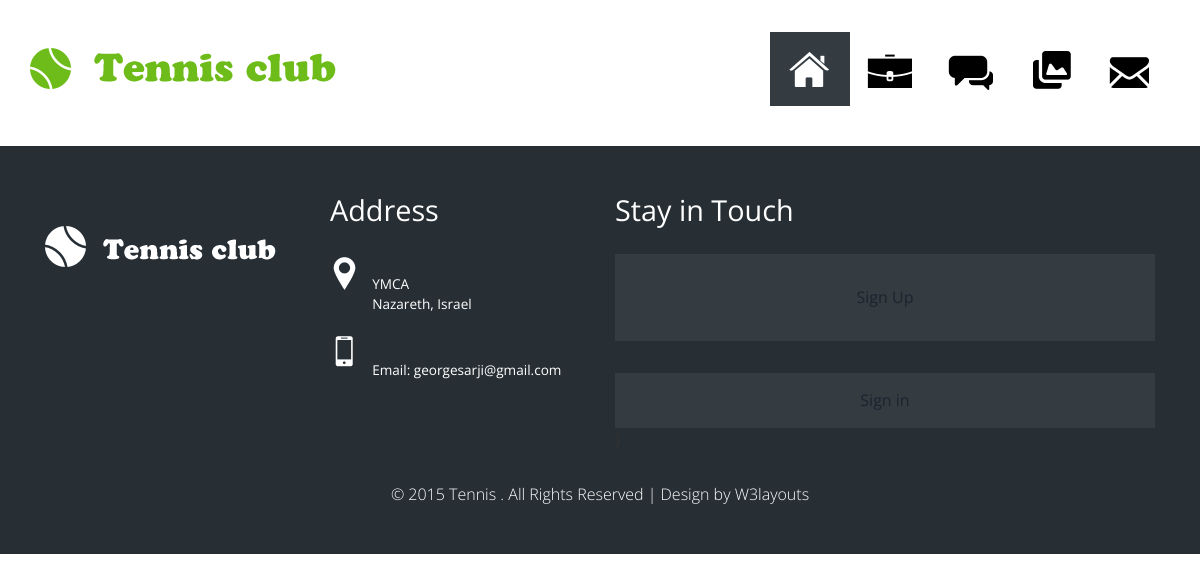
The app's page /championships, older data.
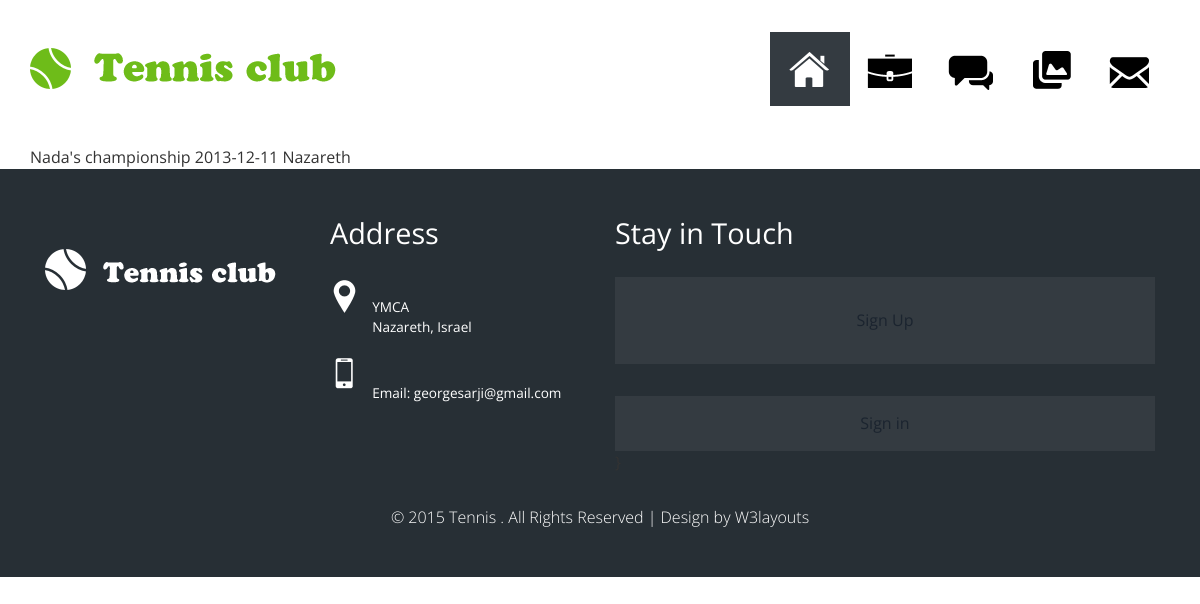
The same page, newer data.
### database_setup.py (models this page shows)
class Championship(Base):
    __tablename__='championship'
    id=Column(Integer, primary_key=True)
    name=Column(String(255))
    date=Column(Date)
    place=Column(String)

### web_app.py (the view)
@app.route('/championships')
def championships():
	championships=dbsession.query(Championship).all()
	return render_template('championship.html', championships=championships)

### templates/championship.html (shortened to what this page needs)
{% extends "layout.html" %}
{% block body %}
{% for championship in championships %}
<div>
{{ championship.name}}
{{ championship.date}}
{{championship.place}}
</div>
{% endfor %}
{% endblock %}

Row changes from the older to the newer data that the page shows:
added Championship: name "Nada's championship", date "2013-12-11", place "Nazareth"
